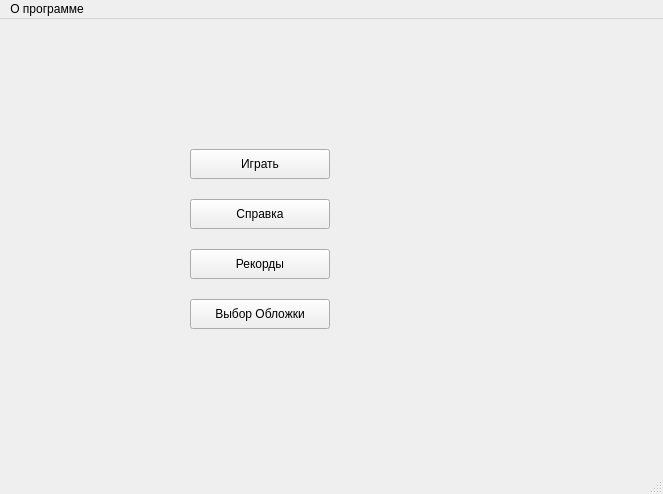
<?xml version="1.0" encoding="UTF-8"?>
<ui version="4.0">
 <class>MainWindow</class>
 <widget class="QMainWindow" name="MainWindow">
  <property name="geometry">
   <rect>
    <x>0</x>
    <y>0</y>
    <width>663</width>
    <height>494</height>
   </rect>
  </property>
  <property name="windowTitle">
   <string>mainwindow</string>
  </property>
  <widget class="QWidget" name="centralwidget">
   <widget class="QLabel" name="picture_label">
    <property name="geometry">
     <rect>
      <x>0</x>
      <y>0</y>
      <width>541</width>
      <height>381</height>
     </rect>
    </property>
    <property name="text">
     <string/>
    </property>
   </widget>
   <widget class="QPushButton" name="pushButton_2">
    <property name="geometry">
     <rect>
      <x>190</x>
      <y>130</y>
      <width>140</width>
      <height>30</height>
     </rect>
    </property>
    <property name="text">
     <string>Играть</string>
    </property>
   </widget>
   <widget class="QPushButton" name="spravka">
    <property name="geometry">
     <rect>
      <x>190</x>
      <y>180</y>
      <width>140</width>
      <height>30</height>
     </rect>
    </property>
    <property name="text">
     <string>Справка</string>
    </property>
   </widget>
   <widget class="QPushButton" name="pushButton">
    <property name="geometry">
     <rect>
      <x>190</x>
      <y>230</y>
      <width>140</width>
      <height>30</height>
     </rect>
    </property>
    <property name="text">
     <string>Рекорды</string>
    </property>
   </widget>
   <widget class="QPushButton" name="obl_button">
    <property name="geometry">
     <rect>
      <x>190</x>
      <y>280</y>
      <width>140</width>
      <height>30</height>
     </rect>
    </property>
    <property name="text">
     <string>Выбор Обложки</string>
    </property>
   </widget>
  </widget>
  <widget class="QMenuBar" name="menubar">
   <property name="geometry">
    <rect>
     <x>0</x>
     <y>0</y>
     <width>663</width>
     <height>25</height>
    </rect>
   </property>
   <widget class="QMenu" name="menuabout">
    <property name="title">
     <string>О программе</string>
    </property>
    <addaction name="action_2"/>
    <addaction name="actionquit"/>
   </widget>
   <addaction name="menuabout"/>
  </widget>
  <widget class="QStatusBar" name="statusbar"/>
  <action name="action">
   <property name="text">
    <string>quit</string>
   </property>
  </action>
  <action name="actionquit">
   <property name="text">
    <string>Выход</string>
   </property>
  </action>
  <action name="action_2">
   <property name="text">
    <string>Справка</string>
   </property>
  </action>
 </widget>
 <resources/>
 <connections/>
</ui>
